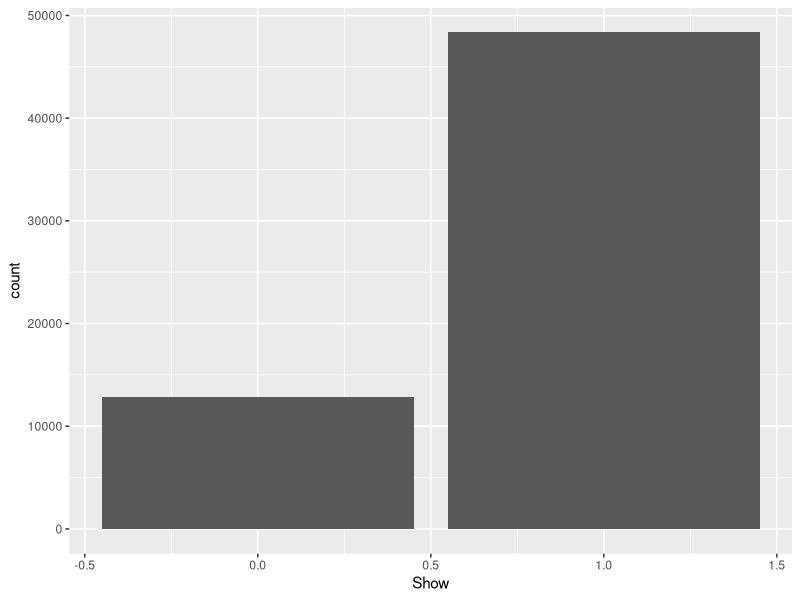

The R source for this figure:
## ---- chunk 1
library(tidyverse)

library(lubridate)

Appointments <- read_csv("Appointments.csv")

## ---- chunk 2
Appointments <- mutate(Appointments, ReservationYear = 2019)

Appointments <- Appointments %>% 
  mutate(
    ReservationDate = make_date(month=ReservationMonth, day=ReservationDay, year=ReservationYear),
    CreationDate = make_date(month = CreationMonth, day = CreationDay, year= CreationYear),
    ReservationSpan = (ReservationDate - CreationDate)
)

## ---- chunk 3
summary(Appointments)
Appointments$ReservationSpan <- as.numeric(as.difftime(Appointments$ReservationSpan, units = "days"))
summary(Appointments)

## ---- chunk 4
cor(Appointments$ReservationSpan,Appointments$Show,method = "pearson")
## ---- chunk 5
ggplot(Appointments, aes(x=Show,))+
  geom_bar()
